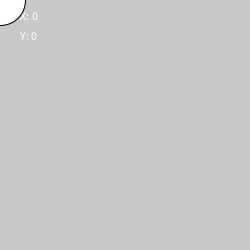
Frame 1 (no input)
Frame 60 (the mouse pressed at the canvas centre just before this capture): identical to frame 1, image omitted
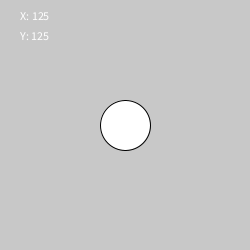
Frame 120 (the mouse held since frame 60 and released just before this capture)

The Processing sketch that drew these frames (run headless with seeded random() and noise(); from frame 60 on, the mouse is pressed at the canvas centre):

// Processing sketch: P05_Mouse_Position
// ── P05_Mouse_Position.pde
void setup()
{
  size(250, 250);
}
void draw()
{
  background(200);
  text("X: " + mouseX, 20, 20);
  text("Y: " + mouseY, 20, 40);
  translate(mouseX, mouseY);
  ellipse(0, 0, 50, 50);
}
